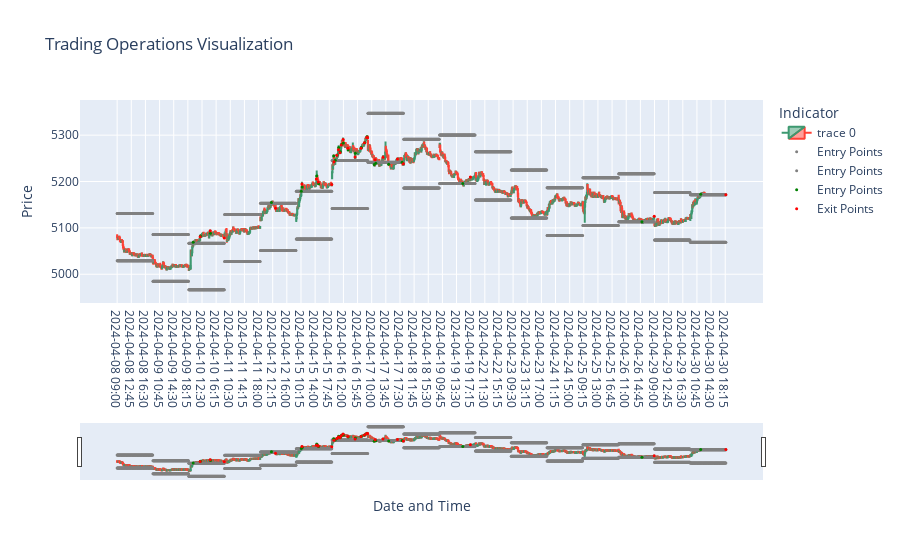

The code cell stored with this chart in its notebook:
### Code cell
import plotly.graph_objects as go
import pandas as pd


fig = go.Figure(data=[go.Candlestick(
    x=rates_frame['time'].dt.strftime('%Y-%m-%d %H:%M'),
    open=rates_frame['open'],
    high=rates_frame['high'],
    low=rates_frame['low'],
    close=rates_frame['close']
)])

fig.add_trace(go.Scatter(
    x=rates_frame['time'].dt.strftime('%Y-%m-%d %H:%M'),
    y=rates_frame['1pct_change_up'],
    mode='markers',
    marker=dict(color='Grey', size=3),
    name='Entry Points'
))

fig.add_trace(go.Scatter(
    x=rates_frame['time'].dt.strftime('%Y-%m-%d %H:%M'),
    y=rates_frame['1pct_change_down'],
    mode='markers',
    marker=dict(color='Grey', size=3),
    name='Entry Points'
))

fig.add_trace(go.Scatter(
    x=positions_df['open_datetime'].dt.strftime('%Y-%m-%d %H:%M'),
    y=positions_df['open_price'],
    mode='markers',
    marker=dict(color='Green', size=3),
    name='Entry Points'
))

fig.add_trace(go.Scatter(
    x=positions_df['close_datetime'].dt.strftime('%Y-%m-%d %H:%M'),
    y=positions_df['close_price'],
    mode='markers',
    marker=dict(color='Red', size=3),
    name='Exit Points'
))

fig.update_xaxes(type='category')
fig.update_layout(
    title='Trading Operations Visualization',
    xaxis_title='Date and Time',
    yaxis_title='Price',
    legend_title='Indicator'
)

fig.show()

### Figure 1 — Plotly figure (JSON) as saved in the notebook; plotly's stock layout.template omitted (floating-point values rounded to 4 significant figures; data arrays with more than 128 entries replaced by an {"elided": "..."} marker saying what was removed)
{"data": [{"close": {"elided": "1938 float values"}, "high": {"elided": "1938 float values"}, "low": {"elided": "1938 float values"}, "open": {"elided": "1938 float values"}, "type": "candlestick", "x": {"elided": "1938 str values"}}, {"marker": {"color": "Grey", "size": 3}, "mode": "markers", "name": "Entry Points", "type": "scatter", "x": {"elided": "1938 str values"}, "y": {"elided": "1938 float values"}}, {"marker": {"color": "Grey", "size": 3}, "mode": "markers", "name": "Entry Points", "type": "scatter", "x": {"elided": "1938 str values"}, "y": {"elided": "1938 float values"}}, {"marker": {"color": "Green", "size": 3}, "mode": "markers", "name": "Entry Points", "type": "scatter", "x": ["2024-04-10 10:10", "2024-04-10 12:05", "2024-04-10 14:45", "2024-04-12 11:55", "2024-04-15 10:20", "2024-04-15 10:35", "2024-04-15 14:25", "2024-04-15 14:55", "2024-04-16 09:25", "2024-04-16 09:50", "2024-04-16 10:20", "2024-04-16 10:45", "2024-04-16 11:10", "2024-04-16 11:30", "2024-04-16 12:00", "2024-04-16 13:15", "2024-04-16 15:10", "2024-04-16 16:45", "2024-04-16 17:40", "2024-04-16 18:15", "2024-04-17 10:40", "2024-04-17 11:05", "2024-04-17 14:30", "2024-04-17 18:05", "2024-04-19 15:10", "2024-04-26 15:10", "2024-04-30 11:45"], "y": [5069, 5082.0, 5088.0, 5154.0, 5179, 5188, 5212, 5195, 5255, 5246, 5257, 5274.0, 5264, 5280, 5283, 5268, 5261, 5274.0, 5284.0, 5296.0, 5236.0, 5240.0, 5238.0, 5242.0, 5196.0, 5113, 5172.0]}, {"marker": {"color": "Red", "size": 3}, "mode": "markers", "name": "Exit Points", "type": "scatter", "x": ["2024-04-10 12:00", "2024-04-10 14:40", "2024-04-10 18:25", "2024-04-12 13:00", "2024-04-15 10:30", "2024-04-15 14:20", "2024-04-15 14:50", "2024-04-15 18:25", "2024-04-16 09:30", "2024-04-16 10:15", "2024-04-16 10:40", "2024-04-16 11:05", "2024-04-16 11:25", "2024-04-16 11:55", "2024-04-16 13:10", "2024-04-16 15:05", "2024-04-16 16:40", "2024-04-16 17:35", "2024-04-16 18:10", "2024-04-16 18:25", "2024-04-17 10:55", "2024-04-17 13:00", "2024-04-17 16:50", "2024-04-17 18:25", "2024-04-19 17:10", "2024-04-26 18:25", "2024-04-30 18:25"], "y": [5081, 5094, 5078, 5142.0, 5194.0, 5206.0, 5199, 5194.0, 5242.0, 5256.0, 5268.0, 5262, 5278.0, 5290.0, 5272.0, 5253, 5272, 5284.0, 5295, 5294.0, 5247, 5252.0, 5248.0, 5238.0, 5210.0, 5125, 5172.0]}], "layout": {"legend": {"title": {"text": "Indicator"}}, "title": {"text": "Trading Operations Visualization"}, "xaxis": {"title": {"text": "Date and Time"}, "type": "category"}, "yaxis": {"title": {"text": "Price"}}}}
